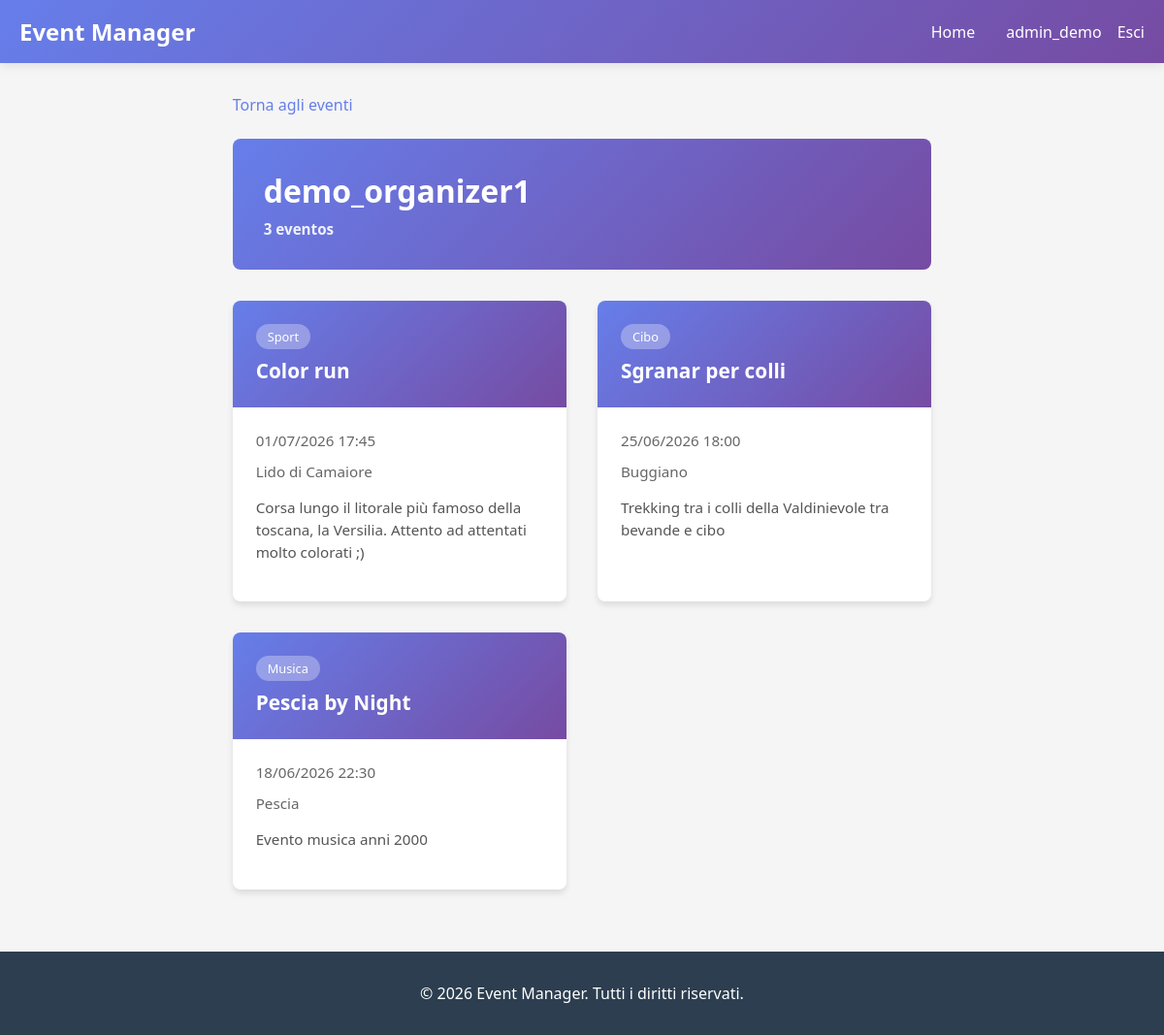
Page /organizer/2/events/ (signed in) on the earlier database version.
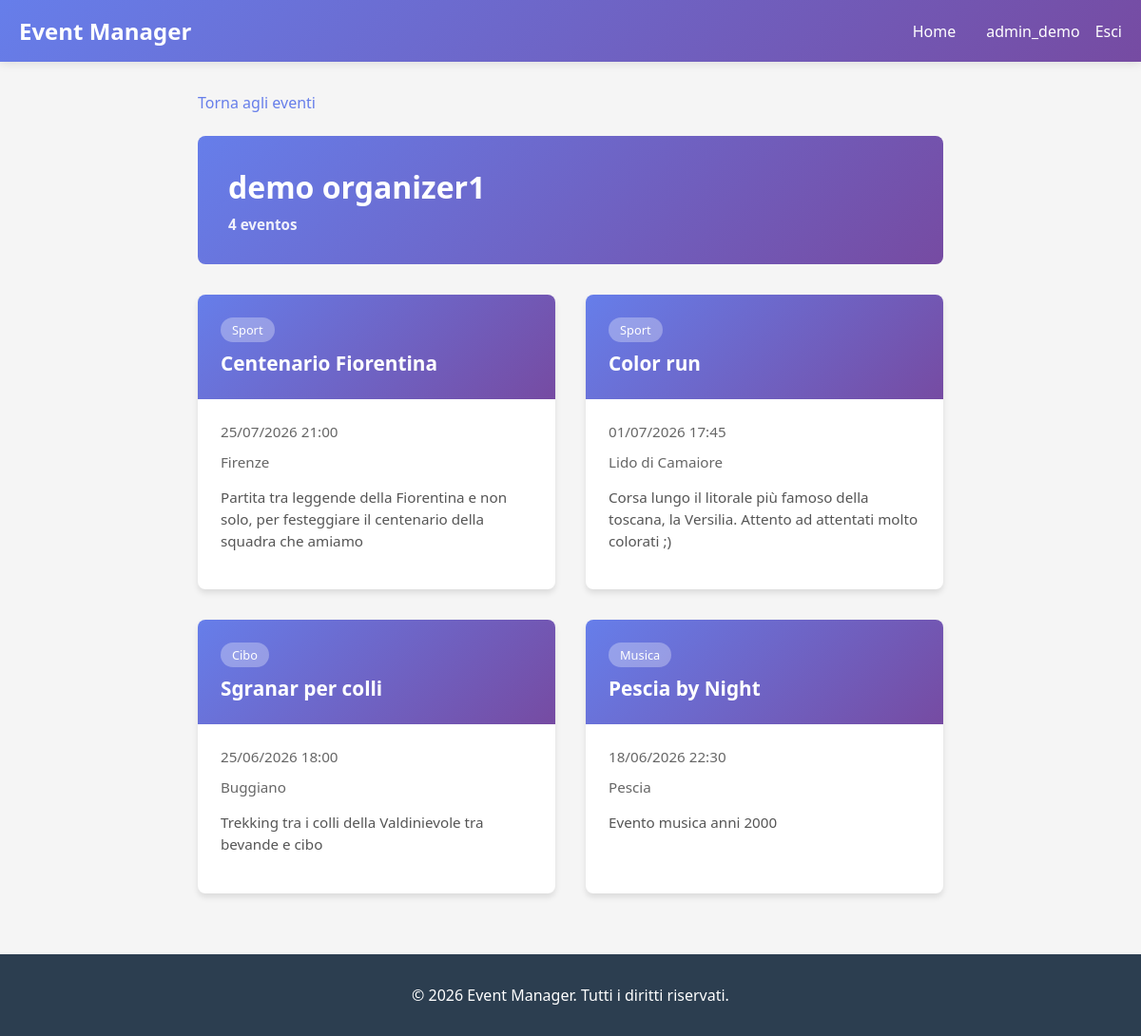
Same page on the later database version.
### users/models.py (models this page shows, shortened)
class CustomUser(AbstractUser):
    ROLE_CHOICES = (
        ('attendee', 'Attendee'),
        ('organizer', 'Organizer'),
    )
    role = models.CharField(max_length=15, choices=ROLE_CHOICES, blank=False)
    bio = models.TextField(blank=True, null=True)
    email = models.EmailField(blank=False, unique=True)
    first_name = models.CharField(max_length=150, blank=False)
    last_name = models.CharField(max_length=150, blank=False)

### events/models.py (models this page shows, shortened)
class Event(models.Model):
    title = models.CharField(max_length=200)
    description = models.TextField()
    date = models.DateTimeField()
    location = models.CharField(max_length=200)
    category = models.ForeignKey(
        Category,
        on_delete=models.SET_NULL,
        null=True,
        blank=True,
        related_name='events'
    )
    organizer = models.ForeignKey(
        settings.AUTH_USER_MODEL,
        on_delete=models.CASCADE,
        related_name='organized_events'
    )
    created_at = models.DateTimeField(auto_now_add=True)
    class Meta:
        ordering = ['date']

class Category(models.Model):
    name = models.CharField(max_length=100)
    class Meta:
        verbose_name_plural = "Categories"

### events/views.py (the view)
# urls.py: path('organizer/<int:organizer_id>/events/', events_views.organizer_events, name='organizer_events'),
@login_required(login_url='login')
def organizer_events(request, organizer_id):
    organizer = get_object_or_404(User, id=organizer_id, role='organizer')
    events = Event.objects.filter(organizer=organizer).order_by('-date')
    context = {
        'organizer': organizer,
        'events': events,
    }
    return render(request, 'organizer_events.html', context)

### templates/organizer_events.html (shortened to what this page needs)
{% extends "base.html" %}
{% block content %}
<a href="{% url 'event_list' %}" class="back-link">Torna agli eventi</a>
<div class="organizer-header">
    <div class="organizer-info">
        <h1>{{ organizer.get_full_name|default:organizer.username }}</h1>
        <p style="margin-top: 0.5rem; font-size: 0.95rem;"><strong>{{ events.count }} evento{{ events.count|pluralize }}</strong></p>
    </div>
</div>
{% if events %}
    <div class="events-container">
        {% for event in events %}
            <div class="event-card">
                <a href="{% url 'event_detail' event.id %}">
                    <div class="event-header">
                        {% if event.category %}
                            <span class="event-category">{{ event.category.name }}</span>
                        {% endif %}
                        <h3 class="event-title">{{ event.title }}</h3>
                    </div>
                    <div class="event-body">
                        <div class="event-date">
                            <span>{{ event.date|date:"d/m/Y H:i" }}</span>
                        </div>
                        <div class="event-location">
                            <span>{{ event.location }}</span>
                        </div>
                        <p class="event-description">{{ event.description|truncatewords:30 }}</p>
                    </div>
                </a>
            </div>
        {% endfor %}
    </div>
{% else %}
    <div class="no-events">
        <h3>Nessun evento trovato</h3>
        <p>Questo organizzatore non ha ancora creato eventi.</p>
    </div>
{% endif %}
{% endblock %}

Differences in the rows shown:
changed CustomUser: get_full_name "demo_organizer1" → "demo organizer1"
added Event: category.name "Sport", title "Centenario Fiorentina", date "25/07/2026 21:00", location "Firenze", description "Partita tra leggende della Fiorentina e non solo, per festeggiare il centenario della squadra che amiamo"
Other differences:
{{ events.count }}: "3" → "4"
